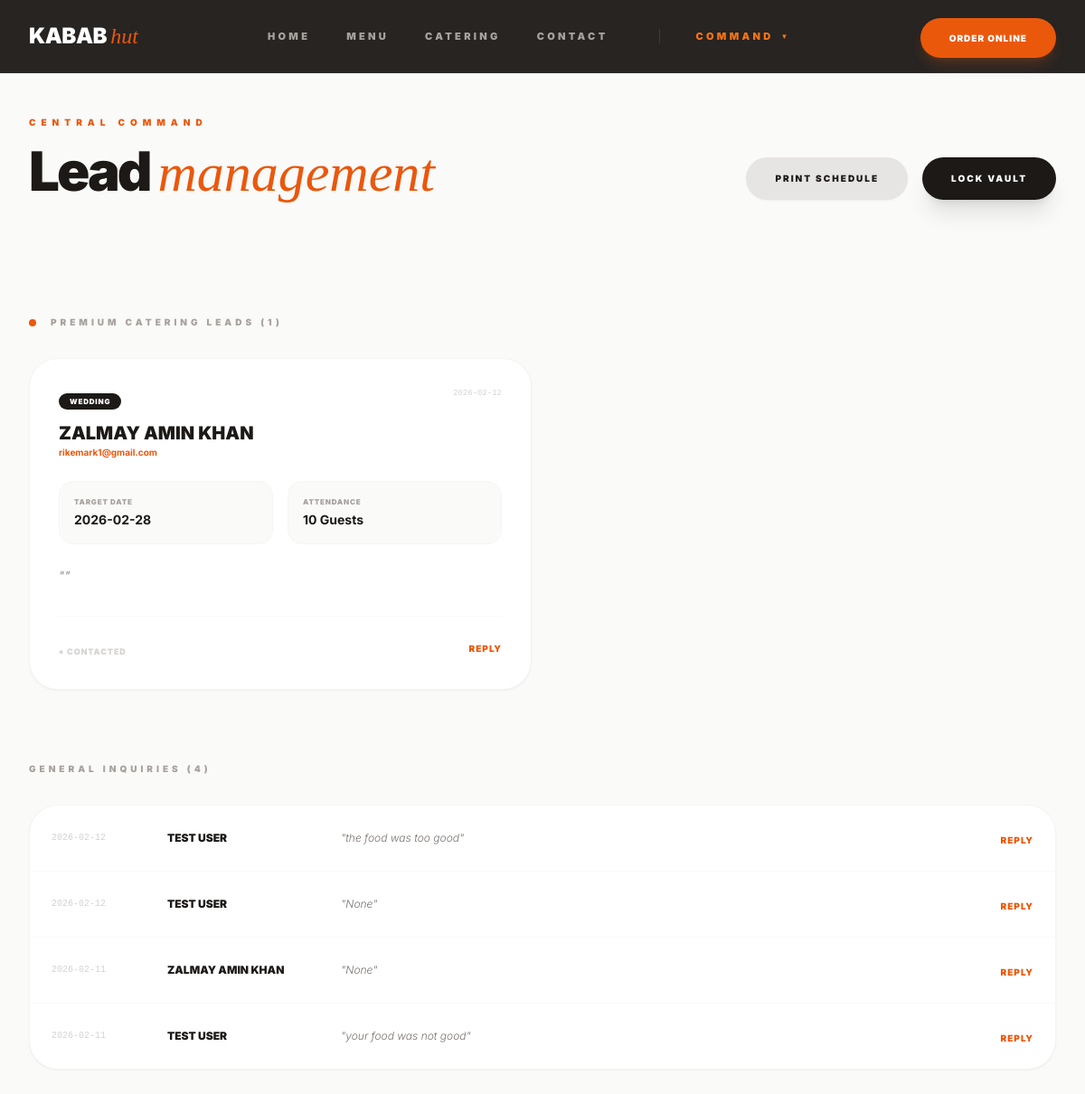
Screenshot of /admin/inquiries (signed in) with the database file from the repository.
### tables this page shows
CREATE TABLE inquiries (
    id INTEGER PRIMARY KEY AUTOINCREMENT,
    name TEXT NOT NULL,
    email TEXT NOT NULL,
    event_type TEXT,
    guest_count INTEGER,
    event_date TEXT,
    message TEXT,
    status TEXT DEFAULT 'Pending',
    created_at TIMESTAMP DEFAULT CURRENT_TIMESTAMP, estimated_revenue REAL DEFAULT 0);

### app.py (the view)
@app.route('/admin/inquiries')
def admin_inquiries():
    if not session.get('admin_logged_in'):
        return redirect(url_for('admin_login'))
    conn = get_db_connection()
    catering = conn.execute("SELECT * FROM inquiries WHERE event_type != 'General Inquiry' ORDER BY created_at DESC").fetchall()
    general = conn.execute("SELECT * FROM inquiries WHERE event_type = 'General Inquiry' ORDER BY created_at DESC").fetchall()
    seven_days_ago = (datetime.now() - timedelta(days=7)).strftime('%Y-%m-%d')
    stats = {
    'new_leads': conn.execute("SELECT COUNT(*) FROM inquiries WHERE created_at >= ?", (seven_days_ago,)).fetchone()[0],
    'pending': conn.execute("SELECT COUNT(*) FROM inquiries WHERE status = 'Pending'").fetchone()[0],
    'total_guests': conn.execute("SELECT SUM(guest_count) FROM inquiries WHERE event_type != 'General Inquiry'").fetchone()[0] or 0,
    'total_revenue': conn.execute("SELECT SUM(estimated_revenue) FROM inquiries").fetchone()[0] or 0
}
    conn.close()
    return render_template('admin_inquiries.html', catering=catering, general=general, stats=stats)

### app.py (called while the page is built)
def get_db_connection():
    conn = sqlite3.connect(DB_PATH)
    conn.row_factory = sqlite3.Row
    return conn

### templates/admin_inquiries.html (shortened to what this page needs)
{% extends "base.html" %}
{% block content %}
<section class="min-h-screen pt-32 pb-24 bg-stone-50">
    <div class="max-w-7xl mx-auto px-8">
        <header class="mb-16 flex flex-col md:flex-row justify-between items-end gap-8 reveal">
            <div>
                <span class="text-orange-600 font-black tracking-[0.6em] text-[10px] uppercase mb-4 block">Central Command</span>
                <h1 class="text-6xl font-black tracking-tighter text-stone-900 leading-none">
                    Lead <span class="italic font-serif font-light text-orange-600 lowercase tracking-normal">Management</span>
                </h1>
            </div>
            <div class="flex gap-4 print:hidden">
                <button onclick="window.print()" class="bg-stone-200 text-stone-900 px-8 py-4 rounded-full text-[10px] font-black uppercase tracking-[0.2em] hover:bg-stone-300 transition-all shadow-sm">
                    Print Schedule
                </button>
                <a href="/admin/logout" class="bg-stone-900 text-white px-8 py-4 rounded-full text-[10px] font-black uppercase tracking-[0.2em] hover:bg-orange-600 transition-all shadow-xl">
                    Lock Vault
                </a>
            </div>
        </header>
        <div class="mb-20">
            <h2 class="text-[10px] font-black uppercase tracking-[0.4em] text-stone-400 mb-8 flex items-center gap-4">
                <span class="w-2 h-2 rounded-full bg-orange-600 animate-pulse"></span>
                Premium Catering Leads ({{ catering|length }})
            </h2>
            <div class="grid grid-cols-1 md:grid-cols-2 gap-6">
                {% for lead in catering %}
                <div class="bg-white p-8 rounded-[2rem] shadow-sm border border-stone-100 hover:border-orange-600/30 transition-all group relative overflow-hidden">
                    <div class="flex justify-between items-start mb-6">
                        <div>
                            <span class="px-3 py-1 bg-stone-900 text-white text-[8px] font-black uppercase tracking-widest rounded-full">{{ lead['event_type'] }}</span>
                            <h3 class="text-xl font-black text-stone-900 uppercase mt-3">{{ lead['name'] }}</h3>
                            <p class="text-orange-600 text-[10px] font-bold">{{ lead['email'] }}</p>
                        </div>
                        <span class="text-[9px] font-mono text-stone-300">{{ lead['created_at'].split(' ')[0] }}</span>
                    </div>
                    <div class="flex gap-4 mb-6">
                        <div class="flex-1 bg-stone-50 p-4 rounded-2xl border border-stone-100">
                            <p class="text-[8px] font-black uppercase text-stone-400 mb-1 tracking-widest">Target Date</p>
                            <p class="text-stone-900 font-bold text-sm">{{ lead['event_date'] if lead['event_date'] else 'TBD' }}</p>
                        </div>
                        <div class="flex-1 bg-stone-50 p-4 rounded-2xl border border-stone-100">
                            <p class="text-[8px] font-black uppercase text-stone-400 mb-1 tracking-widest">Attendance</p>
                            <p class="text-stone-900 font-bold text-sm">{{ lead['guest_count'] if lead['guest_count'] else 'N/A' }} Guests</p>
                        </div>
                    </div>
                    <p class="text-stone-500 text-sm font-light italic leading-relaxed mb-8">"{{ lead['message'] }}"</p>
                    <div class="flex items-center justify-between border-t border-stone-50 pt-6">
                        <div class="flex items-center gap-6">
                            <form action="{{ url_for('toggle_status', id=lead['id']) }}" method="POST">
                                <button type="submit" class="status-btn text-[9px] font-black uppercase tracking-widest {% if lead['status'] == 'Pending' %}text-orange-600{% else %}text-stone-300{% endif %}">
                                    ● {{ lead['status'] }}
                                </button>
                            </form>
                        </div>
                        <a href="mailto:{{ lead['email'] }}?subject=Kabab Hut Inquiry"
                           onclick="setTimeout(() => markAsContacted('{{ lead['id'] }}', this), 500)"
                           class="text-orange-600 text-[10px] font-black uppercase tracking-widest cursor-pointer">
                           Reply
                        </a>
                    </div>
                </div>
                {% endfor %}
            </div>
        </div>
        <div>
            <h2 class="text-[10px] font-black uppercase tracking-[0.4em] text-stone-400 mb-8">General Inquiries ({{ general|length }})</h2>
            <div class="bg-white rounded-[2rem] shadow-sm border border-stone-100 overflow-hidden">
                <table class="w-full text-left">
                    <tbody class="divide-y divide-stone-50">
                        {% for item in general %}
                        <tr class="hover:bg-stone-50/50 transition-all group">
                            <td class="p-6 text-[10px] font-mono text-stone-300 w-32">{{ item['created_at'].split(' ')[0] }}</td>
                            <td class="p-6 font-black text-stone-900 uppercase text-xs w-48">{{ item['name'] }}</td>
                            <td class="p-6 text-stone-500 text-xs font-light italic truncate max-w-xs">"{{ item['message'] }}"</td>
                            <td class="p-6 text-right">
                                <a href="mailto:{{ item['email'] }}?subject=Kabab Hut Inquiry"
                                   onclick="setTimeout(() => markAsContacted('{{ item['id'] }}', this), 500)"
                                   class="text-orange-600 text-[10px] font-black uppercase tracking-widest cursor-pointer">
                                    Reply
                                </a>
                            </td>
                        </tr>
                        {% endfor %}
                    </tbody>
                </table>
            </div>
        </div>
    </div>
</section>
{% endblock %}

### templates/base.html (shortened to what this page needs)
<!DOCTYPE html>
<html lang="en">
<head>
    <script src="https://cdn.tailwindcss.com"></script>
    <link rel="stylesheet" href="{{ url_for('static', filename='css/style.css') }}">
</head>
<body class="bg-white text-stone-900 selection:bg-orange-100 selection:text-orange-900">
    <nav class="fixed w-full z-50 bg-stone-900/95 backdrop-blur-lg border-b border-white/5 py-6">
    <div class="max-w-7xl mx-auto px-8 flex justify-between items-center">
        <a href="/" class="text-2xl font-black tracking-[-0.02em] uppercase flex items-center text-white shrink-0">
            KABAB&nbsp;<span class="text-orange-600 italic font-serif lowercase tracking-normal font-light">hut</span>
        </a>
        <div class="hidden md:flex items-center gap-10">
            <a href="/" class="text-[11px] font-black uppercase tracking-[0.3em] {% if request.path == '/' %}text-white{% else %}text-stone-400{% endif %} hover:text-white transition-all">Home</a>
            <a href="/menu" class="text-[11px] font-black uppercase tracking-[0.3em] {% if request.path == '/menu' %}text-white{% else %}text-stone-400{% endif %} hover:text-white transition-all">Menu</a>
            <a href="/catering" class="text-[11px] font-black uppercase tracking-[0.3em] {% if request.path == '/catering' %}text-white{% else %}text-stone-400{% endif %} hover:text-white transition-all">Catering</a>
            <a href="/contact" class="text-[11px] font-black uppercase tracking-[0.3em] {% if request.path == '/contact' %}text-white{% else %}text-stone-400{% endif %} hover:text-white transition-all">Contact</a>
            {% if session.get('admin_logged_in') %}
            <div class="relative group ml-4 border-l border-white/10 pl-10">
                <button class="text-[11px] font-black uppercase tracking-[0.3em] text-orange-500 flex items-center gap-2">
                    Command <span class="text-[8px]">▼</span>
                </button>
            </div>
            {% endif %}
        </div>
        <div class="hidden md:block shrink-0">
            <a id="navOrderBtn" href="/menu" class="bg-orange-600 text-white px-8 py-4 rounded-full text-[10px] font-black uppercase tracking-widest hover:bg-white hover:text-stone-900 transition-all shadow-lg shadow-orange-600/20 animate-glow">
            </a>
        </div>
    </div>
</nav>
    <main class="min-h-screen">
        {% block content %}{% endblock %}
    </main>
</body>
</html>

### static/css/style.css (style rules this page uses)
body { font-family: 'Inter', sans-serif; scroll-behavior: smooth; }
.font-serif { font-family: 'Playfair Display', serif; }
.reveal { opacity: 0; transform: translateY(30px); transition: all 0.8s ease-out; }
.animate-glow { animation: coal-glow 3s ease-in-out infinite; }
.reveal { opacity: 1 !important; transform: translateY(0) !important; }

### rows the page displays
inquiries: event_type "WEDDING", name "ZALMAY AMIN KHAN", email "rikemark1@gmail.com", created_at "2026-02-12", event_date "2026-02-28", guest_count "10", status "CONTACTED"
inquiries: created_at "2026-02-12", name "TEST USER", message "the food was too good"
inquiries: created_at "2026-02-12", name "TEST USER", message "None"
inquiries: created_at "2026-02-11", name "ZALMAY AMIN KHAN", message "None"
inquiries: created_at "2026-02-11", name "TEST USER", message "your food was not good"

### other values shown
{{ catering|length }} "1"
{{ general|length }} "4"
